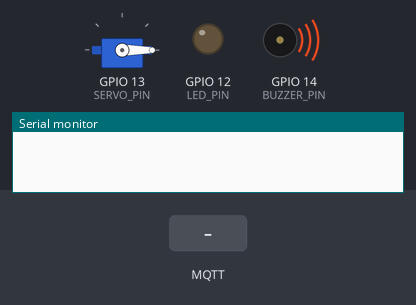
Recording of a sketch running on a simulated ESP32. Parts: servo, output pins drawn as LEDs (lit = HIGH), buzzer (waves = sounding), the last lines printed to the serial monitor. Inputs (shaded band) come from the test bench. WiFi joins after 1.5 s; servers stay silent unless stated; random numbers use the default seed unless the sketch sets one; no MQTT or app messages arrive unless stated.

Above: at 0.01 s.
At 2.7 s:
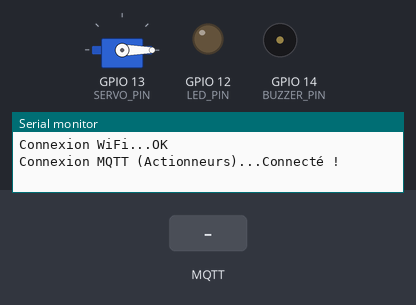
2.8 s: MQTT message "setPump" arrives on the first subscribed topic
4.3 s: MQTT message "setLed" arrives on the first subscribed topic
5.8 s: MQTT message "1" arrives on the first subscribed topic
Timing chart, 0 to 8.8 s (numbered marks = the images above; inputs shaded):
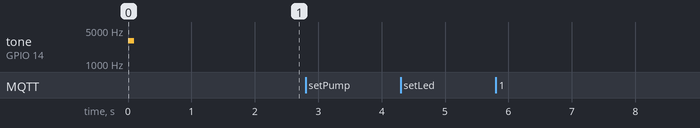

The sketch:

projet15_actionneurs.ino
```cpp
#include <WiFi.h>
#include <PubSubClient.h>
#include <ArduinoJson.h>
#include <ESP32Servo.h>

// --- CONFIGURATION ---
const char* ssid = "Nessim";
const char* password = "vivelevent";
const char* mqtt_server = "broker.hivemq.com";

// Topic d'entrée (Ordres)
const char* topic_listen_action = "maison/plante/action";

// Pins Actionneurs
#define SERVO_PIN 13
#define LED_PIN 12
#define BUZZER_PIN 14

WiFiClient espClient;
PubSubClient client(espClient);
Servo pompeServo;

// --- RÉCEPTION DES ORDRES ---
void on_message(char* topic, byte* payload, unsigned int length) {
  String message = "";
  for (int i = 0; i < length; i++) message += (char)payload[i];

  Serial.print("📩 Ordre Reçu : ");
  Serial.println(message);

  JsonDocument doc;
  deserializeJson(doc, message);
  String method = doc["method"].as<String>();
  bool params = doc["params"].as<bool>();

  // ACTION 1 : POMPE
  if (method == "setPump") {
    if (params) {
      Serial.println("💦 ACTIVATION POMPE !");
      // Alarme Sonore
      tone(BUZZER_PIN, 1000, 200); delay(300);
      tone(BUZZER_PIN, 2000, 400); delay(400);

      // Moteur
      pompeServo.write(90);
      delay(3000);
      pompeServo.write(0);
      Serial.println("🛑 Fin Pompe");
    }
  }

  // ACTION 2 : LUMIÈRE
  if (method == "setLed") {
    if (params) {
      digitalWrite(LED_PIN, HIGH);
      Serial.println("💡 LED ON");
    } else {
      digitalWrite(LED_PIN, LOW);
      Serial.println("🌑 LED OFF");
    }
  }
}

void setup_wifi() {
  delay(10);
  Serial.print("Connexion WiFi...");
  WiFi.begin(ssid, password);
  while (WiFi.status() != WL_CONNECTED) delay(500);
  Serial.println("OK");
}

void reconnect() {
  while (!client.connected()) {
    Serial.print("Connexion MQTT (Actionneurs)...");
    String clientId = "ESP32-Actors-" + String(random(0xffff), HEX);
    if (client.connect(clientId.c_str())) {
      Serial.println("Connecté !");
      client.subscribe(topic_listen_action); // S'abonne aux ordres
    } else {
      delay(5000);
    }
  }
}

void setup() {
  Serial.begin(115200);

  pinMode(LED_PIN, OUTPUT);
  pinMode(BUZZER_PIN, OUTPUT);
  pompeServo.attach(SERVO_PIN);
  pompeServo.write(0);

  // Petit Bip de démarrage pour confirmer que la carte 2 est vivante
  tone(BUZZER_PIN, 3000, 100);

  setup_wifi();
  client.setServer(mqtt_server, 1883);
  client.setCallback(on_message);
}

void loop() {
  if (!client.connected()) reconnect();
  client.loop(); // Écoute permanente
}
```
